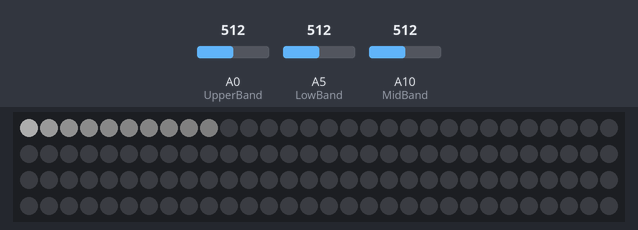
A sketch run on a simulated Arduino Mega 2560, built with avr-gcc and run on an emulated ATmega2560. Parts: 120 RGB LEDs in strip order, left to right, continuing on the next row. The test bench sets the inputs (shaded band); at power-on: A0 (UpperBand) = 512, A5 (LowBand) = 512, A10 (MidBand) = 512. Dim RGB values are drawn brighter than linear; what the sketch prints to the serial monitor is not drawn.

Above: at 0.8 s.

The sketch:

music-colorizer.ino
```cpp
// A script that sets specific LED colors based on audio input.
// Designed for RGB LED strip.
// Authors: Megan Ku and Isabel Serrato

#include <Adafruit_NeoPixel.h>
#include <arduinoFFT.h>

arduinoFFT FFT_low = arduinoFFT(); // create FFT object
arduinoFFT FFT_mid = arduinoFFT();
arduinoFFT FFT_high = arduinoFFT();
/*
FFT constants
*/
const uint16_t samples = 128; // This value MUST ALWAYS be a power of 2 for the FFT function
const double samplingFrequency = 9000; // Stay below 10kHz
unsigned int sampling_period_us;
unsigned long microseconds;

/*
These are the input and output vectors
Input vectors receive computed results from FFT
*/
double vReal0[samples]; // low band
double vImag0[samples];
double vReal1[samples]; // mid band
double vImag1[samples];
double vReal2[samples]; // high band
double vImag2[samples];

#define SCL_INDEX 0x00
#define SCL_TIME 0x01
#define SCL_FREQUENCY 0x02
#define SCL_PLOT 0x03

// Digital pin for LED strip
#define LED_PIN 53

// Number of LED in strip
#define LED_COUNT 120

// Define microphone inputs
#define LowBand A5
#define MidBand A10
#define UpperBand A0

#define MAX_BRIGHT 255

// Declare NeoPixel strip object
Adafruit_NeoPixel strip(LED_COUNT, LED_PIN, NEO_GRB + NEO_KHZ800);
// Argument 1 = Number of pixels in NeoPixel strip
// Argument 2 = Arduino pin number (most are valid)
// Argument 3 = Pixel type flags, add together as needed:
//   NEO_KHZ800  800 KHz bitstream (most NeoPixel products w/WS2812 LEDs)
//   NEO_GRB     Pixels are wired for GRB bitstream (most NeoPixel products)


// Object for storing FFT peak frequencies
class peak_FFT {
  public:
    int x_low;
    int x_mid;
    int x_high;
};

void setup() {
  sampling_period_us = round(1000000*(1.0/samplingFrequency));
  strip.begin();           // INITIALIZE NeoPixel strip object (REQUIRED)
  strip.show();            // Turn OFF all pixels ASAP
  strip.setBrightness(50); // Set BRIGHTNESS to about 1/5 (max = 255)
  Serial.begin(115200); // initialize Serial Monitor
}


// Main loop
void loop() {
  /* Collect data */
  microseconds = micros();
  for (uint16_t i = 0; i < samples; i++)
  {
    vReal0[i] = analogRead(LowBand);
    vReal1[i] = analogRead(MidBand);
    vReal2[i] = analogRead(UpperBand);
//
    Serial.print(vReal0[i]);
    Serial.print("\t");
    Serial.print(vReal1[i]);
    Serial.print("\t");
    Serial.println(vReal2[i]);

//
    //Imaginary part must be zeroed in case of looping to avoid wrong calculations and overflows
    vImag0[i] = 0.0;
    vImag1[i] = 0.0;
    vImag2[i] = 0.0;

    while(micros() - microseconds < sampling_period_us){
      //empty loop
    }
    microseconds += sampling_period_us;
  }

   FFT_low.Windowing(vReal0, samples, FFT_WIN_TYP_HAMMING, FFT_FORWARD);  /* Weigh data */
   FFT_mid.Windowing(vReal1, samples, FFT_WIN_TYP_HAMMING, FFT_FORWARD);
   FFT_high.Windowing(vReal2, samples, FFT_WIN_TYP_HAMMING, FFT_FORWARD);

   FFT_low.Compute(vReal0, vImag0, samples, FFT_FORWARD); /* Compute FFT */
   FFT_mid.Compute(vReal1, vImag1, samples, FFT_FORWARD);
   FFT_high.Compute(vReal2, vImag2, samples, FFT_FORWARD);

   FFT_low.ComplexToMagnitude(vReal0, vImag0, samples); /* Compute magnitudes */
   FFT_mid.ComplexToMagnitude(vReal1, vImag1, samples);
   FFT_high.ComplexToMagnitude(vReal2, vImag2, samples);

   // Create peaks to store output
   peak_FFT peaks;

   // Calculate output and rescale based on number of LEDs
   double low = FFT_low.MajorPeak(vReal0, samples, samplingFrequency);
   double mid = FFT_mid.MajorPeak(vReal1, samples, samplingFrequency);
   double high = FFT_high.MajorPeak(vReal2, samples, samplingFrequency);

   Serial.print(low);
   Serial.print("\t");
   Serial.print(mid);
   Serial.print("\t");
   Serial.println(high);
   Serial.println("-");

   peaks.x_low =  constrain(map((long) low, 16, 241, 0, LED_COUNT - 1), 0, LED_COUNT - 1); // TODO: change to rescale using map()
   peaks.x_mid =  constrain(map((long) mid, 263, 1771, 0, LED_COUNT - 1), 0, LED_COUNT - 1);
   peaks.x_high =  constrain(map((long) high, 2635, 7957, 0, LED_COUNT - 1), 0, LED_COUNT - 1);


   // Change LED colors
   colorPeak(peaks, 10, 50);
}

// Change LED colors to reflect peaks of signal
void colorPeak(peak_FFT peak, int spread, int wait) {
  strip.clear();
  int red;
  int green;
  int blue;
  for (int i=0; i < LED_COUNT; i++) {
    red = (abs(peak.x_low - i) < abs(spread)) ? (int) (MAX_BRIGHT / (abs(peak.x_low - i) + 1)) : 0;
    green = (abs(peak.x_mid - i) < abs(spread)) ? (int) (MAX_BRIGHT / (abs(peak.x_mid - i) + 1)) : 0;
    blue = (abs(peak.x_high - i) < abs(spread)) ? (int) (MAX_BRIGHT / (abs(peak.x_high - i) + 1)) : 0;

    strip.setPixelColor(i, red, green, blue);
  }
  strip.show();
  delay(wait);
}
```
